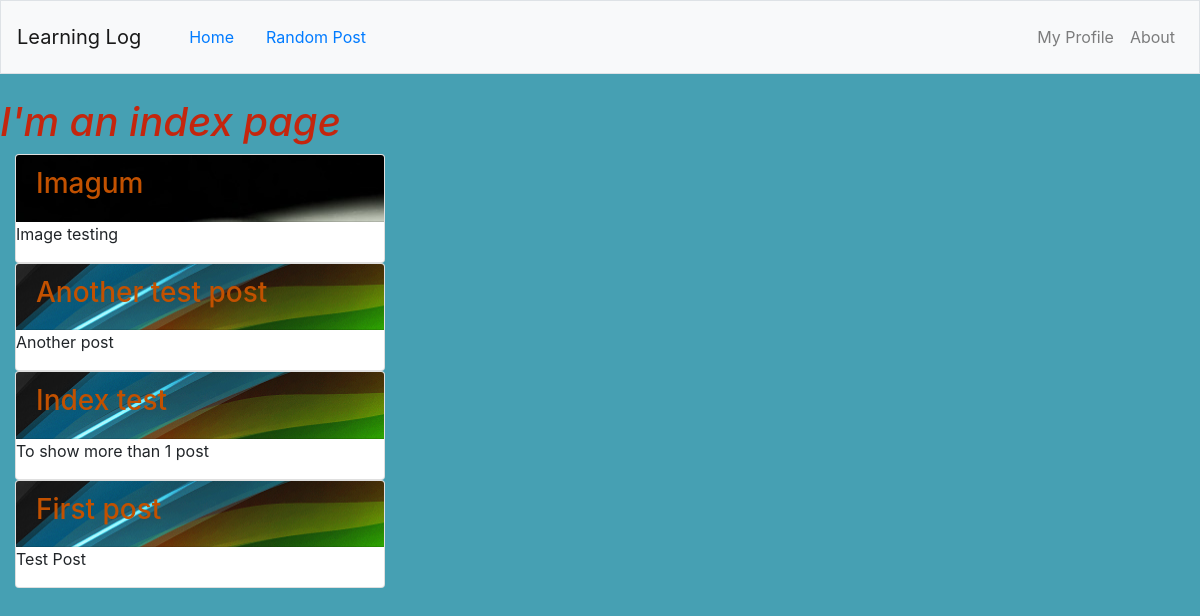
The page / on the database its author committed.
### blog/models.py (models this page shows, shortened)
class Post(models.Model):
    title = models.CharField(max_length=255)
    slug = models.SlugField(max_length=255, unique=True)
    summary = models.CharField(max_length=300)
    content = models.TextField()
    published = models.BooleanField(default=True)
    created = models.DateTimeField(auto_now_add=True)
    image = models.ImageField(upload_to='img')
    class Meta:
        ordering = ['-created']

### blog/views.py (the view)
# urls.py: path('', blog_views.index),
def index(request):
    posts = Post.objects.all()
    return render(request, 'index.html', {'posts': posts})

### blog/templates/index.html (shortened to what this page needs)
<!DOCTYPE html>
<html lang="en">
<head>
    {% extends 'base.html' %}
{% block content %}
<h1>I'm an index page</h1>
{% for post in posts %}
    <div class="col-md-4">
        <div class="card">
            <div class="card-header" style="background:url({{ post.image.url }}) center center">
                <h3 class="post-title"><a href="/post/{{ post.slug }}">{{ post.title }}</a></h3>
            </div>
            <p>{{ post.summary }}</p>
        </div>
    </div>
{% endfor %}
{% endblock %}

### blog/templates/base.html (shortened to what this page needs)
<!DOCTYPE html>
<html lang="en">
<head>
    {% load static %}
    <link rel="stylesheet" type="text/css" href="{% static 'css/style.css' %}" />
    {% load bootstrap4 %}
    {% bootstrap_css %}
</head>
<body>
    <nav class="navbar navbar-expand-md navbar-light bg-light mb-4 border">
        <a class="navbar-brand" href="#">Learning Log</a>
        <div class="collapse navbar-collapse" id="navbarCollapse">
            <ul class="navbar nav mr-auto">
                <li class="na-item">
                    <a class="nav-link" href="#">Home</a>
                </li>
                <li class="na-item">
                    <a class="nav-link" href="#">Random Post</a>
                </li>
            </ul>
            <ul class="navbar-nav ml-auto">
                <li class="nav-item">
                    <a class="nav-link" href="#">My Profile</a>
                </li>
                <li class="nav-item">
                    <a class="nav-link" href="#">About</a>
                </li>
            </ul>
        </div>
    </nav>
    <div id="content">
        {% block content %}{% endblock %}
    </div>
</body>
</html>

### blog/static/css/style.css (style rules this page uses)
body { background-color: #46a0b3 !important; }
h3 a { color: #C25100; }
h1 { color: #c4260e; font-style: italic; }

### rows shown on the page
Post: image (picture), title "Imagum", summary "Image testing"
Post: image (placeholder picture), title "Another test post", summary "Another post"
Post: image (placeholder picture), title "Index test", summary "To show more than 1 post"
Post: image (placeholder picture), title "First post", summary "Test Post"
